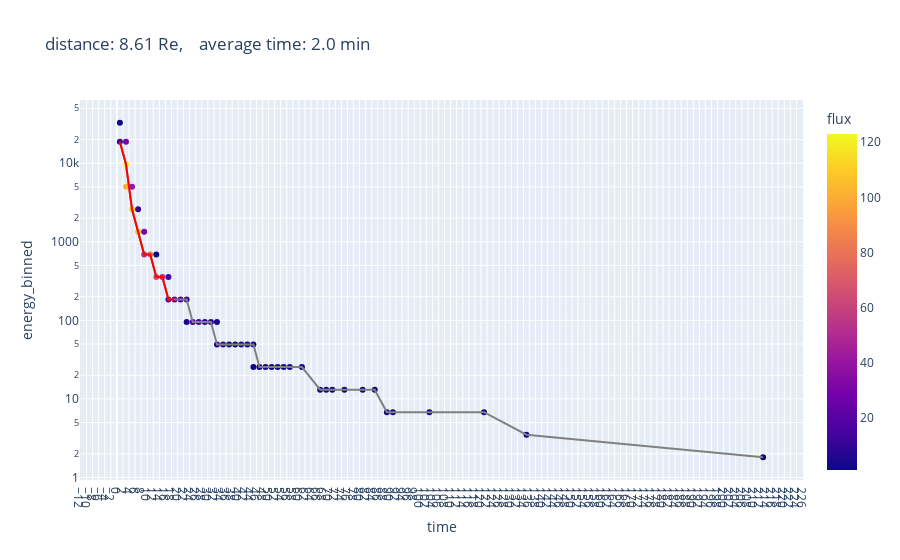
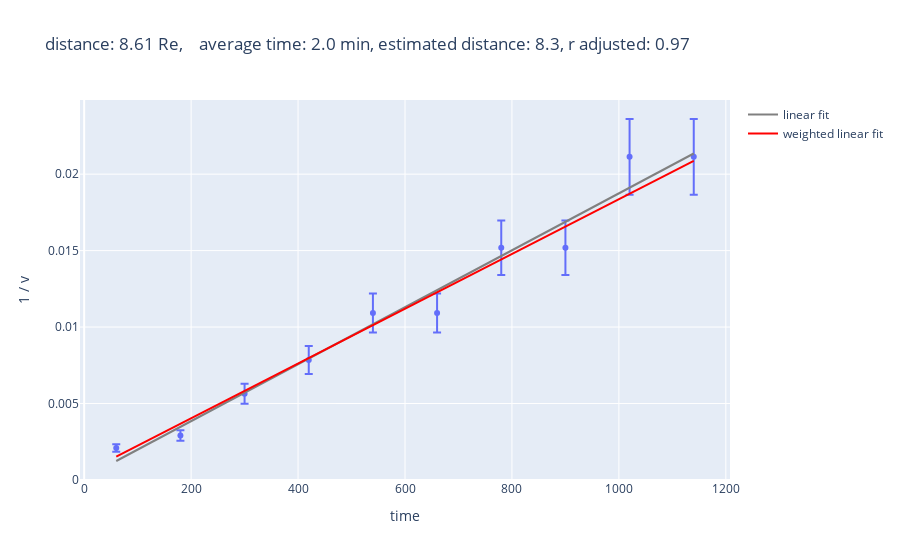

These figures' notebook cell, in order:
### Code cell
target_distances = [8.61]
avg_time = settings_avg_time
dispersion_list = pd.DataFrame()

for target_distance in target_distances:
    energy_spectra = mms_enspectra_simulation_functions.calculate_energy_spectra(result, target_distance, avg_time)
    beam = mms_enspectra_simulation_functions.identify_beam(energy_spectra)
    dispersion = mms_enspectra_simulation_functions.identify_dispersion(beam)
    
    fig1 = px.scatter(energy_spectra, x="time", y="energy_binned", color = 'flux', log_y=True
                     , title = 'distance: ' + str(target_distance) + ' Re, ' 
                     + '   average time: ' + str(avg_time) + ' min')
    
    reference_line1 = go.Scatter(x = list(beam['time']), y = list(beam['energy_binned'])
                            , mode = "lines", line = go.scatter.Line(color="gray"), showlegend=False)

    reference_line2 = go.Scatter(x = list(dispersion['time']), y = list(dispersion['energy_binned'])
                            , mode = "lines", line = go.scatter.Line(color="red"), showlegend=False)    

    fig1.add_trace(reference_line1)
    fig1.add_trace(reference_line2)
    
    fig1.update_xaxes(dtick=avg_time)
    fig1.show()
       
    for idispersion in (np.unique(dispersion.loc[~np.isnan(dispersion['ndisperison']),'ndisperison'])):
        index = dispersion['ndisperison'] == idispersion

        x = np.array(dispersion.loc[index, 'time']*60).reshape(-1)
        y = np.array(dispersion.loc[index, 'inverse_v']).reshape(-1)
        ws = pd.DataFrame({'x': x, 'y': y})
        y_err = dispersion.loc[index, 'd_inverse_v']
        weights = pd.Series(y_err)

        wls_fit = sm.wls('y ~ x', data=ws, weights=1/weights).fit()
        ols_fit = sm.ols('y ~ x', data=ws).fit()

        dispersion.loc[index, 'estimated_distance'] = 1/wls_fit.params.x/6731.
        dispersion.loc[index, 'distance'] = target_distance

        fig2 = px.scatter(x = x, y = y, error_y= y_err
                         ,title = 'distance: ' + str(target_distance) + ' Re, ' + '   average time: ' 
                         + str(avg_time) + ' min, estimated distance: ' + str(round(1/wls_fit.params.x/6731., 2))
                          + ", r adjusted: "+str(round(ols_fit.rsquared_adj,2))
                         , labels=dict(x="time", y='1 / v'))
        
        reference_line1 = go.Scatter(x = x, y = ols_fit.predict(),  mode = "lines"
                                     , line = go.scatter.Line(color="grey"), showlegend=True,name='linear fit')
        reference_line2 = go.Scatter(x = x, y = wls_fit.predict(), mode = "lines"
                                     , line = go.scatter.Line(color="red"), showlegend=True, name='weighted linear fit')

        fig2.add_trace(reference_line1)
        fig2.add_trace(reference_line2)
    
        fig2.show()
    dispersion_list = dispersion_list.append(dispersion)

### Figure 1 — Plotly figure (JSON) as saved in the notebook; plotly's stock layout.template omitted (floating-point values rounded to 4 significant figures)
{"data": [{"hovertemplate": "time=%{x}<br>energy_binned=%{y}<br>flux=%{marker.color}<extra></extra>", "legendgroup": "", "marker": {"color": [9, 1, 102, 123, 30, 110, 41, 108, 12, 52, 30, 80, 64, 2, 52, 17, 15, 20, 16, 4, 11, 15, 15, 8, 7, 3, 3, 10, 1, 1, 5, 3, 1, 2, 1, 4, 1, 2, 1, 3, 1, 1, 2, 1, 1, 1, 1, 1, 1, 1, 1, 1, 1], "coloraxis": "coloraxis", "symbol": "circle"}, "mode": "markers", "name": "", "orientation": "v", "showlegend": false, "type": "scatter", "x": [1, 1, 3, 3, 3, 5, 5, 7, 7, 9, 9, 11, 13, 13, 15, 17, 17, 19, 21, 23, 23, 25, 27, 29, 31, 33, 33, 35, 37, 39, 41, 43, 45, 45, 47, 49, 51, 53, 55, 57, 61, 67, 69, 71, 75, 81, 85, 89, 91, 103, 121, 135, 213], "xaxis": "x", "y": [18800.0, 32740.0, 5015.0, 9710.0, 18800.0, 2590.0, 5015.0, 1338.0, 2590.0, 691.1, 1338.0, 691.1, 357.0, 691.1, 357.0, 184.4, 357.0, 184.4, 184.4, 95.24, 184.4, 95.24, 95.24, 95.24, 95.24, 49.2, 95.24, 49.2, 49.2, 49.2, 49.2, 49.2, 25.41, 49.2, 25.41, 25.41, 25.41, 25.41, 25.41, 25.41, 25.41, 13.12, 13.12, 13.12, 13.12, 13.12, 13.12, 6.77, 6.77, 6.77, 6.77, 3.51, 1.81], "yaxis": "y"}, {"line": {"color": "gray"}, "mode": "lines", "showlegend": false, "type": "scatter", "x": [1, 3, 5, 7, 9, 11, 13, 15, 17, 19, 21, 23, 25, 27, 29, 31, 33, 35, 37, 39, 41, 43, 45, 47, 49, 51, 53, 55, 57, 61, 67, 69, 71, 75, 81, 85, 89, 91, 103, 121, 135, 213], "y": [18800.0, 9710.0, 2590.0, 1338.0, 691.1, 691.1, 357.0, 357.0, 184.4, 184.4, 184.4, 184.4, 95.24, 95.24, 95.24, 95.24, 49.2, 49.2, 49.2, 49.2, 49.2, 49.2, 49.2, 25.41, 25.41, 25.41, 25.41, 25.41, 25.41, 25.41, 13.12, 13.12, 13.12, 13.12, 13.12, 13.12, 6.77, 6.77, 6.77, 6.77, 3.51, 1.81]}, {"line": {"color": "red"}, "mode": "lines", "showlegend": false, "type": "scatter", "x": [1, 3, 5, 7, 9, 11, 13, 15, 17, 19, 21, 23, 25, 27, 29, 31, 33, 35, 37, 39, 41, 43, 45, 47, 49, 51, 53, 55, 57, 61, 67, 69, 71, 75, 81, 85, 89, 91, 103, 121, 135, 213], "y": [18800.0, 9710.0, 2590.0, 1338.0, 691.1, 691.1, 357.0, 357.0, 184.4, 184.4, null, null, null, null, null, null, null, null, null, null, null, null, null, null, null, null, null, null, null, null, null, null, null, null, null, null, null, null, null, null, null, null]}], "layout": {"coloraxis": {"colorbar": {"title": {"text": "flux"}}, "colorscale": [[0, "#0d0887"], [0.1111, "#46039f"], [0.2222, "#7201a8"], [0.3333, "#9c179e"], [0.4444, "#bd3786"], [0.5556, "#d8576b"], [0.6667, "#ed7953"], [0.7778, "#fb9f3a"], [0.8889, "#fdca26"], [1, "#f0f921"]]}, "legend": {"tracegroupgap": 0}, "title": {"text": "distance: 8.61 Re,    average time: 2.0 min"}, "xaxis": {"anchor": "y", "domain": [0, 1], "dtick": 2, "title": {"text": "time"}}, "yaxis": {"anchor": "x", "domain": [0, 1], "title": {"text": "energy_binned"}, "type": "log"}}}

### Figure 2 — Plotly figure (JSON) as saved in the notebook; plotly's stock layout.template omitted (floating-point values rounded to 4 significant figures)
{"data": [{"error_y": {"array": [0.000245, 0.0003409, 0.0006601, 0.0009184, 0.001278, 0.001278, 0.001779, 0.001779, 0.002475, 0.002475]}, "hovertemplate": "time=%{x}<br>1 / v=%{y}<extra></extra>", "legendgroup": "", "marker": {"color": "#636efa", "symbol": "circle"}, "mode": "markers", "name": "", "orientation": "v", "showlegend": false, "type": "scatter", "x": [60, 180, 300, 420, 540, 660, 780, 900, 1020, 1140], "xaxis": "x", "y": [0.002093, 0.002912, 0.005638, 0.007845, 0.01092, 0.01092, 0.01519, 0.01519, 0.02113, 0.02113], "yaxis": "y"}, {"line": {"color": "grey"}, "mode": "lines", "name": "linear fit", "showlegend": true, "type": "scatter", "x": [60, 180, 300, 420, 540, 660, 780, 900, 1020, 1140], "y": [0.001241, 0.003475, 0.00571, 0.007944, 0.01018, 0.01241, 0.01465, 0.01688, 0.01912, 0.02135]}, {"line": {"color": "red"}, "mode": "lines", "name": "weighted linear fit", "showlegend": true, "type": "scatter", "x": [60, 180, 300, 420, 540, 660, 780, 900, 1020, 1140], "y": [0.001523, 0.003672, 0.00582, 0.007969, 0.01012, 0.01227, 0.01442, 0.01657, 0.01871, 0.02086]}], "layout": {"legend": {"tracegroupgap": 0}, "title": {"text": "distance: 8.61 Re,    average time: 2.0 min, estimated distance: 8.3, r adjusted: 0.97"}, "xaxis": {"anchor": "y", "domain": [0, 1], "title": {"text": "time"}}, "yaxis": {"anchor": "x", "domain": [0, 1], "title": {"text": "1 / v"}}}}
